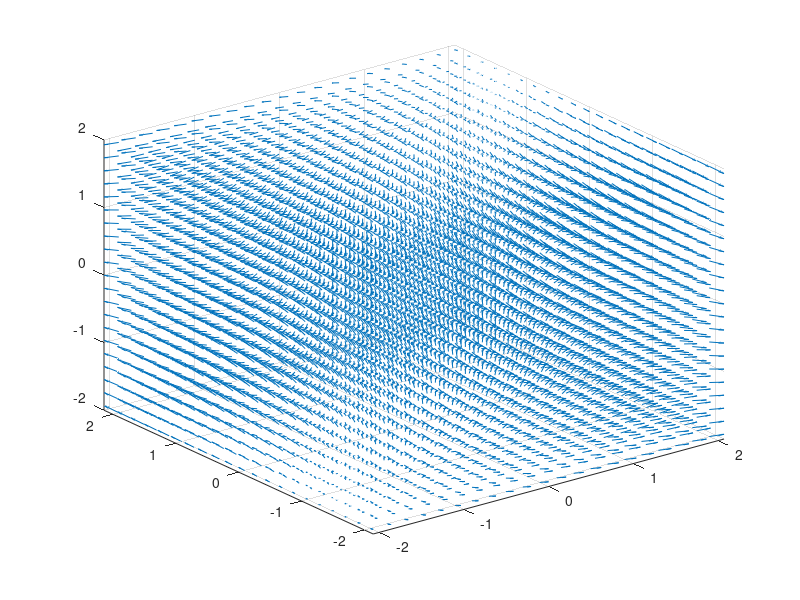

Reproduce this figure in MATLAB.
 [x,y,z] = meshgrid(-2:.2:2,-2:.2:2,-2:.2:2) ; 
 
 VectorX = x; 
 VectorY = 2.*y; 
 VectorZ = -z; 
 
 quiver3(x,y,z,VectorX,VectorY,VectorZ)
 axis tight